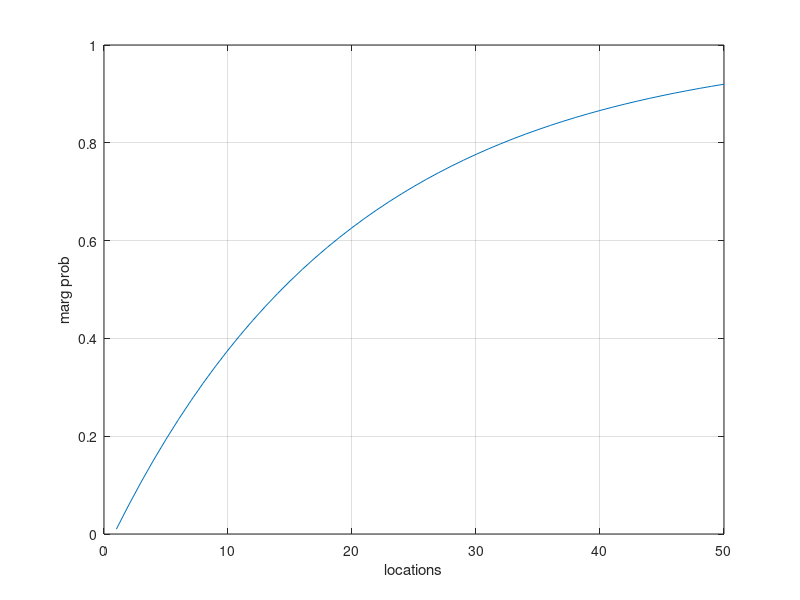

The MATLAB source for this figure: (Note: this script raises an error after producing the figure.)
close all
clear

%% task a
data = 50;
marg_p = zeros(data,1);
marg_p(1) = 0.01;

for i=2:data
    marg_p(i)= marg_p(i-1) + 0.05*(1-marg_p(i-1));
end

fig1 = figure;
plot(1:data,marg_p)
grid
xlabel('locations')
ylabel('marg prob')

%% task c
tau = 0.3;
x = zeros(data,1);
%x(1) = binornd(1,marg_p(1));
if(rand>=0.99)
    x(1) = 1;
else
    x(1) = 0;
end

for i=2:data
   if(x(i-1)==1)
       x(i) = 1;
   else
       if(rand<0.05)
           x(i) = 1;
       else
           x(i) = 0;
       end
   end
end

y = normrnd(x,tau,data,1); % same as mu + sigma*randn(data,1)
y(20) = 0.2;
y(30) = 0.7;

% fig2 = figure;
% plot(1:data,y);
% grid

[~,prio_xY,post_xY] = forward_recursion(0.95,tau,y,data);
margp_xY = backward_recursion(0.95,prio_xY,post_xY,data);

fig3 = figure;
plot(1:data,margp_xY(2,:));
grid
xlabel('locations')
ylabel('posterior prob for x_i = 1') 
% Why this is that shitty??

%% task d
PoV = [];
mc_samples = 10000;
clean_all = -100000;
PV = -100000;

for i=1:data
    pov = 0; 
    for j=1:mc_samples
        y = normrnd(x,100*tau,data,1); % what mean?
        y(i) = normrnd(binornd(1,marg_p(i)),tau);
        [~,prio_xY,post_xY] = forward_recursion_d(0.95,tau,y,data,i);
        prob = backward_recursion(0.95,prio_xY,post_xY,data);
        dont_clean = -5000*sum(prob(2,:));
        pov = pov + max(clean_all,dont_clean)/j;
    end
    PoV(i) = pov;
end
%PoV = PoV(:,any(PoV));
VoI = PoV - PV

% fig4 = figure;
% plot(1:data,VoI)
% grid
% xlabel('locations')
% ylabel('VoI') 


%% task e
big_pov = zeros(data,data);

% diagonal
for i=1:data
    for j=1:mc_samples
        y = normrnd(0.5,100*tau,data,1);
        x_new = zeros(data,1);
        x_new(i) = binornd(1,marg_p(i));
        y(i) = normrnd(x_new(i),tau/sqrt(2));
        [~,prio_xY,post_xY] = forward_recursion_d(0.95,tau,y,data,i);
        prob = backward_recursion(0.95,prio_xY,post_xY,data);
        dont_clean = -5000*sum(prob(2,:));
        pov = pov + max(clean_all,dont_clean)/j;
    end
    big_pov(i,i) = pov;
end

% off-diagonal
for i=10:data
    for j=i:data
        if(j==i)
            break;
        end
        for k=1:mc_samples
            y = normrnd(0.5,100*tau,data,1);
            x_new = zeros(data,1);
            x_new(i) = binornd(1,marg_p(i));
            for l=i+1:j
                if(x_new(l-1) == 1)
                    x_new(l) = 1;
                else
                    if(rand(1) < 0.05)
                        x(l) = 1;
                    else
                        x(l) = 0;
                    end
                end
            end
            y(i) = normrnd(x_new(i),tau);
            y(j) = normrnd(x_new(i),tau);
            [~,prio_xY,post_xY] = forward_recursion_e(0.95,tau,y,data,i,j);
            prob = backward_recursion(0.95,prio_xY,post_xY,data);
            dont_clean = -5000*sum(prob(2,:));
            pov = pov + max(clean_all,dont_clean)/k;
        end
    end
    big_pov(i,j) = pov;
    big_pov(j,i) = big_pov(i,j);
end

big_voi = big_pov - PV;
maximum = max(max(big_voi));
[max_x,max_y]=find(big_voi==maximum)

% plot matrix.
% plot diagonal: 2 sensors in same loc.
% plot 20,30

%% task f
PoV_f = zeros(mc_samples,1);
tau_new = 1;

for i=1:mc_samples
    x_new_f = zeros(data,1);
    if(rand>=0.99)
        x(1) = 1;
    else
        x(1) = 0;
    end

    for i=2:data
       if(x(i-1)==1)
           x(i) = 1;
       else
           if(rand<0.05)
               x(i) = 1;
           else
               x(i) = 0;
           end
       end
    end
    y = normrnd(x_new_f,tau_new,data,1);
    [~,prio_xY,post_xY] = forward_recursion_f(0.95,tau_new,y,data);
    prob = backward_recursion(0.95,prio_xY,post_xY,data);
    dont_clean = -5000*sum(prob(2,:));
    PoV_f(i) = max(clean_all,dont_clean);
end

VoI_f = PoV_f - PV;

% plot some of the new VoI: should we clean the road upfront or not?
